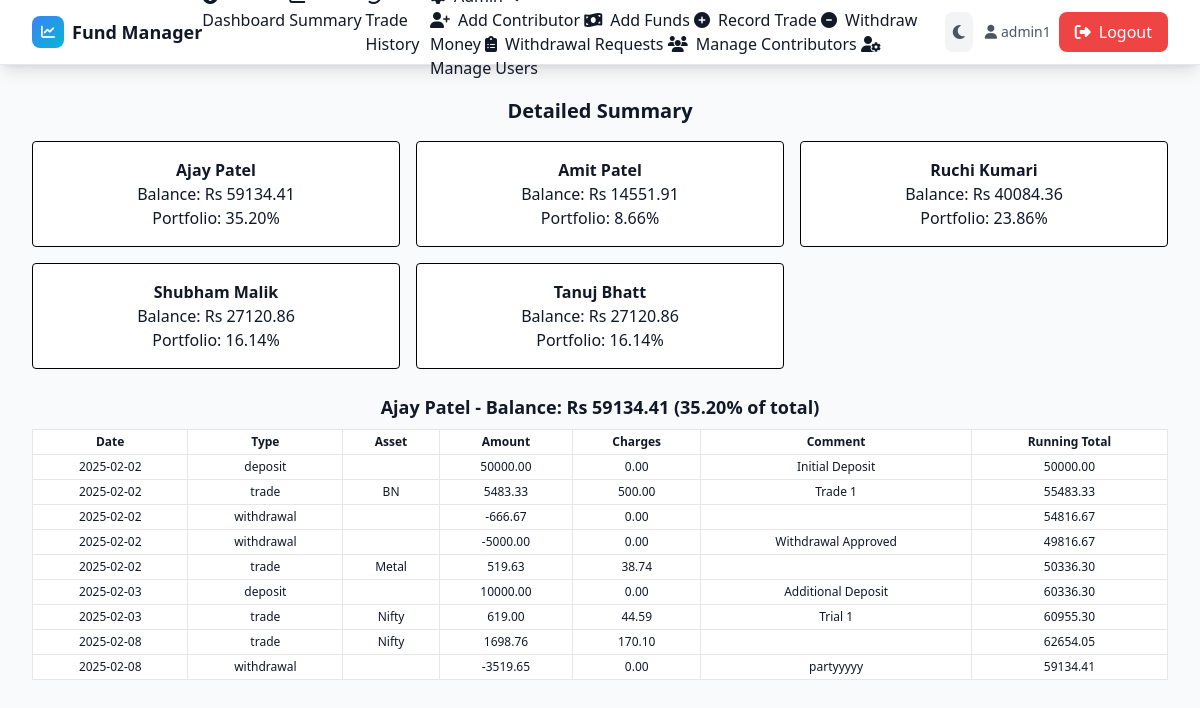
Screenshot of /detailed_summary (signed in) with the database file from the repository.
### tables this page shows
CREATE TABLE contributors (
                id INTEGER PRIMARY KEY AUTOINCREMENT,
                name TEXT UNIQUE,
                type TEXT,
                login_username TEXT
            );

CREATE TABLE transactions (
                id INTEGER PRIMARY KEY AUTOINCREMENT,
                contributor_id INTEGER,
                date TEXT,
                type TEXT,
                amount REAL,
                asset TEXT,
                allocated_charges REAL,
                comment TEXT,
                FOREIGN KEY (contributor_id) REFERENCES contributors(id)
            );

### app.py (the view)
@app.route("/detailed_summary")
@login_required
def detailed_summary():
    db_instance = get_db()
    if session.get("role") == "admin":
        contributors = db_instance.get_all_contributors()
    else:
        contrib = db_instance.get_contributor_by_login(session.get("username"))
        contributors = [contrib] if contrib else []
    summaries = []
    for contrib in contributors:
        txns = db_instance.get_transactions_for_contributor(contrib["id"])
        running_total = 0.0
        txn_list = []
        for txn in txns:
            running_total += txn["amount"]
            txn_list.append({
                "date": txn["date"],
                "type": txn["type"],
                "asset": txn["asset"],
                "amount": f"{txn['amount']:.2f}",
                "allocated_charges": f"{txn['allocated_charges']:.2f}",
                "comment": txn["comment"],
                "running_total": f"{running_total:.2f}"
            })
        current_balance = running_total
        total_fund = db_instance.get_total_fund(date.today().strftime('%Y-%m-%d'))
        portfolio_pct = (current_balance / total_fund * 100) if total_fund > 0 else 0.0
        summaries.append({
            "name": contrib["name"],
            "current_balance": f"{current_balance:.2f}",
            "portfolio_pct": f"{portfolio_pct:.2f}",
            "transactions": txn_list
        })
    return render_template("detailed_summary.html", summaries=summaries)

### app.py (called while the page is built)
def generate_csrf_token():
    token = session.get("csrf_token")
    if not token:
        token = secrets.token_urlsafe(32)
        session["csrf_token"] = token
    return token

@app.before_request
def csrf_protect_and_init():
    if request.method == "GET":
        generate_csrf_token()
        return
    if request.method in {"POST", "PUT", "PATCH", "DELETE"}:
        form_token = request.form.get("csrf_token")
        session_token = session.get("csrf_token")
        if not form_token or not session_token or form_token != session_token:
            abort(400, description="Invalid CSRF token")

@app.after_request
def set_security_headers(resp: Response):
    resp.headers.setdefault("X-Frame-Options", "DENY")
    resp.headers.setdefault("X-Content-Type-Options", "nosniff")
    resp.headers.setdefault("Referrer-Policy", "strict-origin-when-cross-origin")
    csp = (
        "default-src 'self'; "
        "img-src 'self' data: https:; "
        "style-src 'self' 'unsafe-inline' https://cdn.tailwindcss.com; "
        "script-src 'self' 'unsafe-inline' https://cdn.tailwindcss.com https://cdn.jsdelivr.net; "
        "connect-src 'self'; frame-ancestors 'none'"
    )
    resp.headers.setdefault("Content-Security-Policy", csp)
    return resp

def get_db():
    if 'db' not in g:
        g.db = DatabaseManager()  # New connection per request
    return g.db

def login_required(f):
    @wraps(f)
    def decorated_function(*args, **kwargs):
        if "username" not in session:
            flash("Please log in first.")
            return redirect(url_for("login"))
        return f(*args, **kwargs)
    return decorated_function

    def get_all_contributors(self):
        c = self.conn.cursor()
        c.execute("SELECT * FROM contributors ORDER BY name")
        return c.fetchall()

    def get_transactions_for_contributor(self, contributor_id):
        c = self.conn.cursor()
        c.execute("SELECT * FROM transactions WHERE contributor_id=? ORDER BY date", (contributor_id,))
        return c.fetchall()

    def get_total_fund(self, as_of_date):
        c = self.conn.cursor()
        c.execute("SELECT SUM(amount) as total FROM transactions WHERE date<=?", (as_of_date,))
        result = c.fetchone()
        return result["total"] if result["total"] is not None else 0.0

    def close(self):
        self.conn.close()

### templates/detailed_summary.html (shortened to what this page needs)
{% extends "base.html" %}
{% block content %}
  <h2 class="text-xl font-bold mb-4 text-center">Detailed Summary</h2>
  {% if session.get("role") == "admin" %}
  <div class="grid grid-cols-1 sm:grid-cols-2 md:grid-cols-3 gap-4 mb-6">
    {% for summary in summaries %}
      <div class="border border-black rounded p-4 bg-white hover:bg-cyan cursor-pointer text-center" onclick="showSummary('{{ loop.index0 }}')">
        <h3 class="font-bold">{{ summary.name }}</h3>
        <p>Balance: Rs {{ summary.current_balance }}</p>
        <p>Portfolio: {{ summary.portfolio_pct }}%</p>
      </div>
    {% endfor %}
  </div>
  {% endif %}
  <div id="summary-details">
    {% for summary in summaries %}
      <div class="summary-tile {% if session.get('role') == 'admin' %}hidden{% endif %}" data-index="{{ loop.index0 }}">
        <h3 class="text-lg font-bold mb-2 text-center">{{ summary.name }} - Balance: Rs {{ summary.current_balance }} ({{ summary.portfolio_pct }}% of total)</h3>
        <div class="overflow-x-auto">
          <table class="min-w-full bg-white text-xs">
            <thead>
              <tr class="text-center">
                <th class="py-1 px-2 border">Date</th>
                <th class="py-1 px-2 border">Type</th>
                <th class="py-1 px-2 border">Asset</th>
                <th class="py-1 px-2 border">Amount</th>
                <th class="py-1 px-2 border">Charges</th>
                <th class="py-1 px-2 border">Comment</th>
                <th class="py-1 px-2 border">Running Total</th>
              </tr>
            </thead>
            <tbody>
              {% for txn in summary.transactions %}
                <tr class="text-center">
                  <td class="py-1 px-2 border">{{ txn.date }}</td>
                  <td class="py-1 px-2 border">{{ txn.type }}</td>
                  <td class="py-1 px-2 border">{{ txn.asset }}</td>
                  <td class="py-1 px-2 border">{{ txn.amount }}</td>
                  <td class="py-1 px-2 border">{{ txn.allocated_charges }}</td>
                  <td class="py-1 px-2 border">{{ txn.comment }}</td>
                  <td class="py-1 px-2 border">{{ txn.running_total }}</td>
                </tr>
              {% endfor %}
            </tbody>
          </table>
        </div>
      </div>
    {% endfor %}
  </div>
{% endblock %}

### templates/base.html (shortened to what this page needs)
<!doctype html>
<html lang="en" class="scroll-smooth">
  <head>
    <script src="https://cdn.tailwindcss.com"></script>
    <link rel="stylesheet" href="https://cdnjs.cloudflare.com/ajax/libs/font-awesome/6.4.0/css/all.min.css">
  </head>
  <body class="bg-gray-50 dark:bg-gray-900 text-gray-900 dark:text-gray-100 antialiased transition-colors duration-300">
    <nav class="bg-white dark:bg-gray-800 shadow-lg border-b border-gray-200 dark:border-gray-700 sticky top-0 z-50">
      <div class="max-w-7xl mx-auto px-4 sm:px-6 lg:px-8">
        <div class="flex items-center justify-between h-16">
          <div class="flex items-center space-x-4">
            <a href="{{ url_for('dashboard') }}" class="flex items-center space-x-2 group">
              <div class="w-8 h-8 bg-gradient-to-br from-primary-500 to-accent rounded-lg flex items-center justify-center group-hover:scale-110 transition-transform duration-200">
                <i class="fas fa-chart-line text-white text-sm"></i>
              </div>
              <span class="font-bold text-lg text-gray-900 dark:text-white">Fund Manager</span>
            </a>
          </div>
          <div class="hidden md:flex md:justify-center md:flex-1">
            <div class="flex space-x-1">
              <a href="{{ url_for('dashboard') }}" class="nav-link">
                Dashboard
              </a>
              <a href="{{ url_for('detailed_summary') }}" class="nav-link">
                Summary
              </a>
              <a href="{{ url_for('trade_history') }}" class="nav-link">
                Trade History
              </a>
              {% if session.get("role") == "admin" %}
                <div class="relative group">
                  <button class="nav-link dropdown-toggle">
                    Admin<i class="fas fa-chevron-down ml-2 text-xs"></i>
                  </button>
                  <div class="dropdown-menu">
                    <a href="{{ url_for('add_contributor') }}" class="dropdown-item">
                      <i class="fas fa-user-plus mr-2"></i>Add Contributor
                    </a>
                    <a href="{{ url_for('add_funds') }}" class="dropdown-item">
                      <i class="fas fa-money-bill-wave mr-2"></i>Add Funds
                    </a>
                    <a href="{{ url_for('record_trade') }}" class="dropdown-item">
                      <i class="fas fa-plus-circle mr-2"></i>Record Trade
                    </a>
                    <a href="{{ url_for('withdraw_money') }}" class="dropdown-item">
                      <i class="fas fa-minus-circle mr-2"></i>Withdraw Money
                    </a>
                    <a href="{{ url_for('manage_withdrawal_requests') }}" class="dropdown-item">
                      <i class="fas fa-clipboard-list mr-2"></i>Withdrawal Requests
                    </a>
                    <a href="{{ url_for('manage_contributors') }}" class="dropdown-item">
                      <i class="fas fa-users mr-2"></i>Manage Contributors
                    </a>
                    <a href="{{ url_for('manage_users') }}" class="dropdown-item">
                      <i class="fas fa-user-cog mr-2"></i>Manage Users
                    </a>
                  </div>
                </div>
              {% endif %}
            </div>
          </div>
          <div class="hidden md:flex items-center space-x-3">
            <button id="theme-toggle" class="p-2 rounded-lg bg-gray-100 dark:bg-gray-700 text-gray-600 dark:text-gray-300 hover:bg-gray-200 dark:hover:bg-gray-600 transition-all duration-200">
              <i class="fas fa-moon dark:hidden"></i>
            </button>
            <div class="flex items-center space-x-2">
              <div class="text-sm text-gray-600 dark:text-gray-300">
                <i class="fas fa-user mr-1"></i>{{ session.get('username', 'User') }}
              </div>
              <a href="{{ url_for('logout') }}" class="bg-error text-white px-4 py-2 rounded-lg font-medium hover:bg-red-600 transition-all duration-200 flex items-center">
                <i class="fas fa-sign-out-alt mr-2"></i>Logout
              </a>
            </div>
          </div>
        </div>
      </div>
    </nav>
    <main class="min-h-screen py-8">
      <div class="max-w-7xl mx-auto px-4 sm:px-6 lg:px-8">
        <div class="animate-fade-in">
          {% block content %}{% endblock %}
        </div>
      </div>
    </main>
  </body>
</html>

### templates/base.html (style rules this page uses)
.nav-link { @apply px-3 py-2 rounded-lg text-sm font-medium text-gray-700 dark:text-gray-300 hover:text-primary-600 dark:hover:text-primary-400 hover:bg-gray-100 dark:hover:bg-gray-700 transition-all duration-200 flex items-center; }
.dropdown-toggle { @apply px-3 py-2 rounded-lg text-sm font-medium text-gray-700 dark:text-gray-300 hover:text-primary-600 dark:hover:text-primary-400 hover:bg-gray-100 dark:hover:bg-gray-700 transition-all duration-200 flex items-center; }
.dropdown-menu { @apply absolute left-0 mt-2 w-56 rounded-lg shadow-lg bg-white dark:bg-gray-800 border border-gray-200 dark:border-gray-700 py-2 z-50 opacity-0 invisible group-hover:opacity-100 group-hover:visible transition-all duration-200; }
.dropdown-item { @apply block px-4 py-2 text-sm text-gray-700 dark:text-gray-300 hover:bg-gray-100 dark:hover:bg-gray-700 hover:text-primary-600 dark:hover:text-primary-400 transition-all duration-200 flex items-center; }

### rows the page displays
contributors: name "Ajay Patel", current_balance "59134.41", portfolio_pct "35.20"
contributors: name "Amit Patel", current_balance "14551.91", portfolio_pct "8.66"
contributors: name "Ruchi Kumari", current_balance "40084.36", portfolio_pct "23.86"
contributors: name "Shubham Malik", current_balance "27120.86", portfolio_pct "16.14"
contributors: name "Tanuj Bhatt", current_balance "27120.86", portfolio_pct "16.14"
transactions: date "2025-02-02", type "deposit", amount "50000.00", allocated_charges "0.00", comment "Initial Deposit", running_total "50000.00"
transactions: date "2025-02-02", type "trade", asset "BN", amount "5483.33", allocated_charges "500.00", comment "Trade 1", running_total "55483.33"
transactions: date "2025-02-02", type "withdrawal", amount "-666.67", allocated_charges "0.00", running_total "54816.67"
transactions: date "2025-02-02", type "withdrawal", amount "-5000.00", allocated_charges "0.00", comment "Withdrawal Approved", running_total "49816.67"
transactions: date "2025-02-02", type "trade", asset "Metal", amount "519.63", allocated_charges "38.74", running_total "50336.30"
transactions: date "2025-02-03", type "deposit", amount "10000.00", allocated_charges "0.00", comment "Additional Deposit", running_total "60336.30"
transactions: date "2025-02-03", type "trade", asset "Nifty", amount "619.00", allocated_charges "44.59", comment "Trial 1", running_total "60955.30"
transactions: date "2025-02-08", type "trade", asset "Nifty", amount "1698.76", allocated_charges "170.10", running_total "62654.05"
transactions: date "2025-02-08", type "withdrawal", amount "-3519.65", allocated_charges "0.00", comment "partyyyyy", running_total "59134.41"

### other values shown
{{ session.get('username', 'User') }} "admin1"
